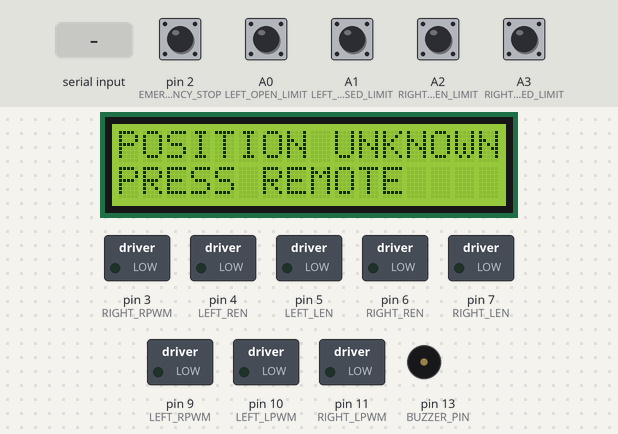
This program was run on a simulated Arduino Nano, built with avr-gcc and run on an emulated ATmega328P. Parts: 16×2 character LCD, switched loads named in the program (green lamp = pin HIGH), buzzer (waves = sounding). Wiring (inferred from the names in the program): IR receiver: data pin 8. Inputs (shaded band) come from the test bench; at power-on: A0 (LEFT_OPEN_LIMIT), A1 (LEFT_CLOSED_LIMIT), A2 (RIGHT_OPEN_LIMIT), A3 (RIGHT_CLOSED_LIMIT), pin 2 (EMERGENCY_STOP) HIGH. What the program prints to the serial monitor is not drawn.

Above: at 3.2 s.
3.3 s: "OPEN\n" received over Serial
At 4.8 s:
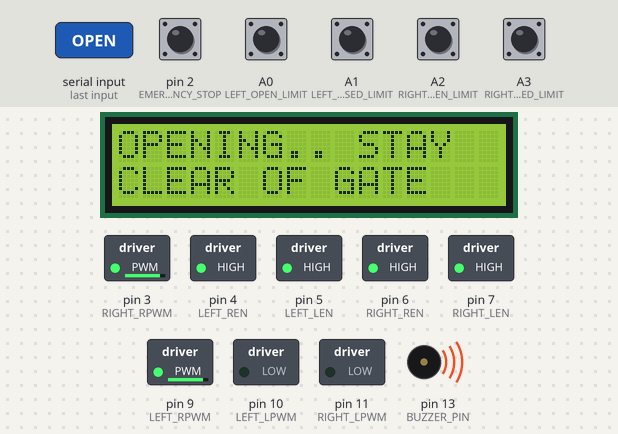
6.3 s: "CLOSE\n" received over Serial
At 6.7 s:
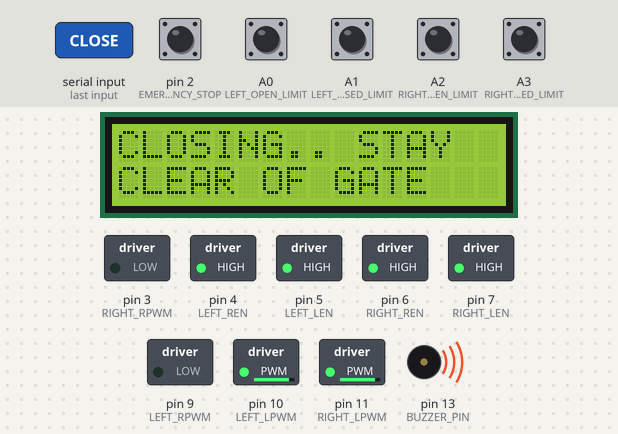
9.3 s: pin 2 (EMERGENCY_STOP) pulled LOW for 0.15 s
At 10.5 s:
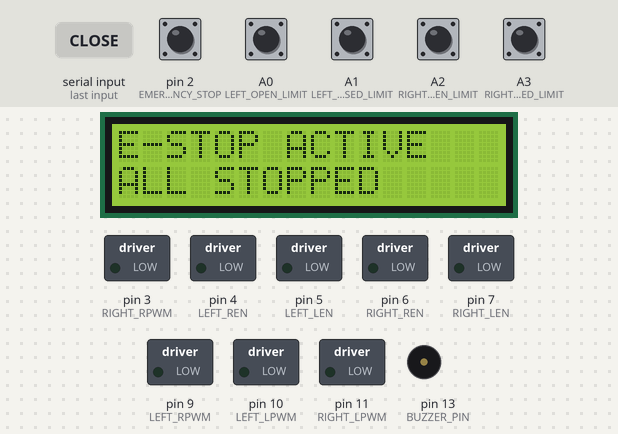
10.9 s: "STOP\n" received over Serial
At 12.1 s:
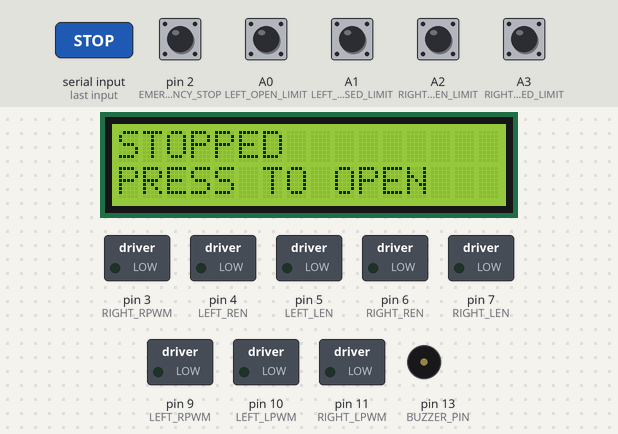
12.4 s: "STATUS\n" received over Serial
At 13.6 s:
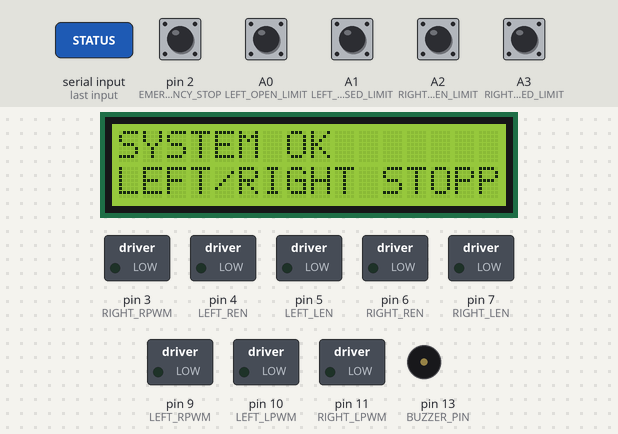
13.9 s: pin 2 (EMERGENCY_STOP) pulled LOW for 1 s
At 14.7 s:
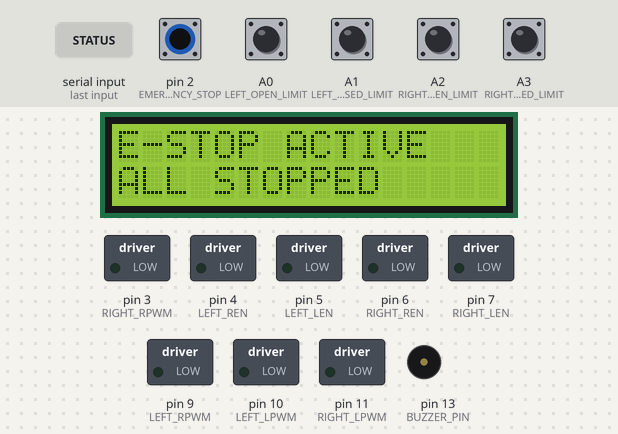
Timing chart, 0 to 16.9 s (numbered marks = the images above; inputs shaded):
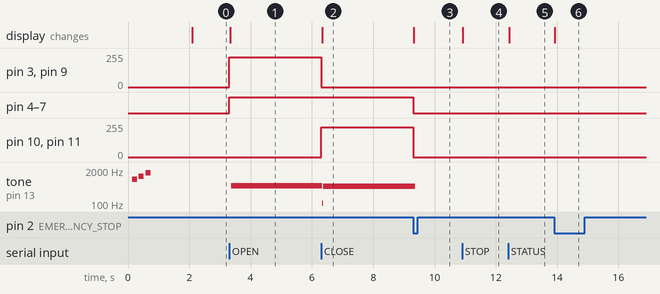

Measured:
- after the input at 3.3 s, pin 3 (RIGHT_RPWM), pin 9 (LEFT_RPWM): 0/255 → 223/255 at once; pin 4 (LEFT_REN), pin 5 (LEFT_LEN), pin 6 (RIGHT_REN), pin 7 (RIGHT_LEN): LOW → HIGH at once; tone on pin 13 (BUZZER_PIN): silent → 496 Hz after 0.07 s; the display: changes at once (image 1)
- after the input at 6.3 s, pin 3 (RIGHT_RPWM), pin 9 (LEFT_RPWM): 223/255 → 0/255 at once; pin 10 (LEFT_LPWM), pin 11 (RIGHT_LPWM): 0/255 → 223/255 at once; tone on pin 13 (BUZZER_PIN): 496 Hz → 105 Hz at once, → 475 Hz 0.04 s later; the display: changes at once (image 2)
- after the input at 9.3 s, pin 4 (LEFT_REN), pin 5 (LEFT_LEN), pin 6 (RIGHT_REN), pin 7 (RIGHT_LEN): HIGH → LOW at once; pin 10 (LEFT_LPWM), pin 11 (RIGHT_LPWM): 223/255 → 0/255 at once; the display: changes at once (image 3)
- after the input at 10.9 s, the display: changes at once (image 4)
- after the input at 12.4 s, the display: changes at once (image 5)
- after the input at 13.9 s, the display: changes at once (image 6)

The program:

main.cpp
```cpp
#include <Arduino.h>
#include <LiquidCrystal_I2C.h>
#include <string.h>

namespace {
// Pin assignments and timing.
constexpr uint16_t PWM_TOP = 799;

constexpr uint8_t LEFT_RPWM = 9;
constexpr uint8_t LEFT_LPWM = 10;
constexpr uint8_t LEFT_REN = 4;
constexpr uint8_t LEFT_LEN = 5;

constexpr uint8_t RIGHT_RPWM = 3;
constexpr uint8_t RIGHT_LPWM = 11;
constexpr uint8_t RIGHT_REN = 6;
constexpr uint8_t RIGHT_LEN = 7;

constexpr uint8_t LEFT_OPEN_LIMIT = A0;
constexpr uint8_t LEFT_CLOSED_LIMIT = A1;
constexpr uint8_t RIGHT_OPEN_LIMIT = A2;
constexpr uint8_t RIGHT_CLOSED_LIMIT = A3;
constexpr uint8_t EMERGENCY_STOP = 2;
constexpr uint8_t REMOTE_TRIGGER = 8;
constexpr uint8_t BUZZER_PIN = 13;
constexpr uint8_t LCD_I2C_ADDRESS = 0x27;
constexpr char FIRMWARE_VERSION[] = "v0.4";

constexpr uint16_t MOTOR_DUTY = 700;
constexpr uint8_t RIGHT_MOTOR_DUTY = static_cast<uint8_t>(
	(MOTOR_DUTY * 255UL + PWM_TOP / 2) / PWM_TOP);
constexpr unsigned long STATUS_INTERVAL_MS = 1000;
constexpr unsigned long REMOTE_DEBOUNCE_MS = 50;
constexpr unsigned long CLOSE_DELAY_MS = 30000;
constexpr unsigned long INTERRUPTED_CLOSE_TIMEOUT_MS = 180000;
constexpr unsigned long STARTUP_SPLASH_DURATION_MS = 2000;
constexpr unsigned long BUZZER_DURATION_MS = 3000;
constexpr unsigned long BUZZER_HALF_PERIOD_US = 1000;
// Tune to exceed the slowest full-stroke time measured under load.
constexpr unsigned long MAX_TRAVEL_MS = 60000;

// Controller state.
LiquidCrystal_I2C lcd(LCD_I2C_ADDRESS, 16, 2);
bool closeCountdownArmed = false;
unsigned long closeCountdownStarted = 0;
unsigned long lastCountdownSecond = 0;
bool closedStatusDisplayed = false;
bool emergencyStopDisplayed = false;
bool emergencyStopWasActive = false;
bool emergencyStopCloseArmed = false;
unsigned long emergencyStopReleasedAt = 0;
bool travelFaultActive = false;
bool travelFaultDisplayed = false;
unsigned long buzzerStartedAt = 0;
unsigned long nextBuzzerToggleAt = 0;
bool buzzerState = false;

enum class Direction : uint8_t { Stopped, Opening, Closing };
Direction pausedRemoteDirection = Direction::Stopped;
unsigned long remotePauseStartedAt = 0;

struct Gate {
	uint8_t rpwm;
	uint8_t lpwm;
	uint8_t ren;
	uint8_t len;
	uint8_t openLimit;
	uint8_t closedLimit;
	Direction direction;
	unsigned long movementStartedAt;

	Gate(uint8_t rpwmPin, uint8_t lpwmPin, uint8_t renPin, uint8_t lenPin,
			 uint8_t openLimitPin, uint8_t closedLimitPin)
			: rpwm(rpwmPin),
				lpwm(lpwmPin),
				ren(renPin),
				len(lenPin),
				openLimit(openLimitPin),
				closedLimit(closedLimitPin),
				direction(Direction::Stopped),
				movementStartedAt(0) {}
};

Gate leftActuator{LEFT_RPWM, LEFT_LPWM, LEFT_REN, LEFT_LEN,
					 LEFT_OPEN_LIMIT, LEFT_CLOSED_LIMIT};
Gate rightActuator{RIGHT_RPWM, RIGHT_LPWM, RIGHT_REN, RIGHT_LEN,
					 RIGHT_OPEN_LIMIT, RIGHT_CLOSED_LIMIT};

// Hardware inputs and motor outputs.
bool limitActive(uint8_t pin) {
	return digitalRead(pin) == LOW;
}

bool emergencyStopActive() {
	return limitActive(EMERGENCY_STOP);
}

void configurePwm() {
	TCCR1A = _BV(COM1A1) | _BV(COM1B1) | _BV(WGM11);
	TCCR1B = _BV(WGM13) | _BV(WGM12) | _BV(CS10);
	ICR1 = PWM_TOP;
	OCR1A = 0;
	OCR1B = 0;

	TCCR2A = _BV(COM2A1) | _BV(COM2B1) | _BV(WGM20);
	TCCR2B = _BV(CS20);
	OCR2A = 0;
	OCR2B = 0;
}

void stopBuzzers() {
	digitalWrite(BUZZER_PIN, LOW);
	buzzerState = false;
	buzzerStartedAt = 0;
}

void playStartupTone(uint16_t frequencyHz, uint16_t durationMs) {
	unsigned long halfPeriodUs = 500000UL / frequencyHz;
	unsigned long startedAt = micros();
	unsigned long nextToggleAt = startedAt;
	bool toneState = false;

	while (micros() - startedAt < static_cast<unsigned long>(durationMs) * 1000UL) {
		unsigned long now = micros();
		if (now - nextToggleAt >= halfPeriodUs) {
			toneState = !toneState;
			digitalWrite(BUZZER_PIN, toneState ? HIGH : LOW);
			nextToggleAt += halfPeriodUs;
		}
	}

	digitalWrite(BUZZER_PIN, LOW);
}

void playStartupChime() {
	const uint16_t frequencies[] = {880, 1175, 1568};
	for (uint8_t i = 0; i < sizeof(frequencies) / sizeof(frequencies[0]); ++i) {
		playStartupTone(frequencies[i], 140);
		delay(80);
	}
}

void stopGate(Gate& gate) {
	if (gate.rpwm == LEFT_RPWM) {
		OCR1A = 0;
		OCR1B = 0;
	} else {
		OCR2A = 0;
		OCR2B = 0;
	}

	digitalWrite(gate.ren, LOW);
	digitalWrite(gate.len, LOW);
	gate.direction = Direction::Stopped;
	gate.movementStartedAt = 0;
}

bool driveGate(Gate& gate, Direction direction) {
	if (emergencyStopActive() || travelFaultActive) {
		stopGate(gate);
		return false;
	}

	if ((direction == Direction::Opening && limitActive(gate.openLimit)) ||
			(direction == Direction::Closing && limitActive(gate.closedLimit))) {
		stopGate(gate);
		return false;
	}

	stopGate(gate);
	digitalWrite(gate.ren, HIGH);
	digitalWrite(gate.len, HIGH);

	if (gate.rpwm == LEFT_RPWM) {
		if (direction == Direction::Opening) {
			OCR1A = MOTOR_DUTY;
		} else {
			OCR1B = MOTOR_DUTY;
		}
	} else if (direction == Direction::Opening) {
		OCR2B = RIGHT_MOTOR_DUTY;
	} else {
		OCR2A = RIGHT_MOTOR_DUTY;
	}

	gate.direction = direction;
	gate.movementStartedAt = millis();
	closedStatusDisplayed = false;
	return true;
}

void stopAll() {
	closeCountdownArmed = false;
	closeCountdownStarted = 0;
	stopGate(leftActuator);
	stopGate(rightActuator);
	stopBuzzers();
}

uint8_t driveBoth(Direction direction) {
	if (emergencyStopActive() || travelFaultActive) {
		return 0;
	}

	if (direction == Direction::Opening) {
		closeCountdownArmed = true;
		closeCountdownStarted = 0;
	} else if (direction == Direction::Closing) {
		closeCountdownArmed = false;
		closeCountdownStarted = 0;
	}
	uint8_t startedCount = 0;
	if (driveGate(leftActuator, direction)) {
		++startedCount;
	}
	if (driveGate(rightActuator, direction)) {
		++startedCount;
	}
	if (startedCount > 0) {
		buzzerStartedAt = millis();
	}
	return startedCount;
}

bool eitherGateMoving() {
	return leftActuator.direction != Direction::Stopped ||
				 rightActuator.direction != Direction::Stopped;
}

bool bothGatesOpen() {
	return limitActive(leftActuator.openLimit) && limitActive(rightActuator.openLimit);
}

bool bothGatesClosed() {
	return limitActive(leftActuator.closedLimit) && limitActive(rightActuator.closedLimit);
}

// Movement warning buzzer.
void updateBuzzers() {
	if (!eitherGateMoving() || millis() - buzzerStartedAt >= BUZZER_DURATION_MS) {
		stopBuzzers();
		return;
	}

	unsigned long now = micros();
	if (static_cast<long>(now - nextBuzzerToggleAt) >= 0) {
		buzzerState = !buzzerState;
		digitalWrite(BUZZER_PIN, buzzerState ? HIGH : LOW);
		nextBuzzerToggleAt = now + BUZZER_HALF_PERIOD_US;
	}
}

// LCD status display.
void printUppercaseText(const char* text) {
	while (*text != '\0') {
		char character = *text++;
		if (character >= 'a' && character <= 'z') {
			character = static_cast<char>(character - 'a' + 'A');
		}
		lcd.write(static_cast<uint8_t>(character));
	}
}

void showMessage(const char* line1, const char* line2) {
	emergencyStopDisplayed = false;
	travelFaultDisplayed = false;
	lcd.clear();
	lcd.setCursor(0, 0);
	printUppercaseText(line1);
	lcd.setCursor(0, 1);
	printUppercaseText(line2);
}

void showClosedStatus() {
	closedStatusDisplayed = true;
	showMessage("CLOSED", "READY");
}

void showOpeningStatus() {
	closedStatusDisplayed = false;
	showMessage("OPENING.. STAY", "CLEAR OF GATE");
}

void showClosingStatus() {
	closedStatusDisplayed = false;
	showMessage("CLOSING.. STAY ", "CLEAR OF GATE");
}

void showEmergencyStopStatus() {
	closedStatusDisplayed = false;
	showMessage("E-STOP ACTIVE", "ALL STOPPED");
	emergencyStopDisplayed = true;
}

void showTravelFaultStatus() {
	closedStatusDisplayed = false;
	showMessage("TRAVEL TIMEOUT", "RESTART ARDUINO");
	travelFaultDisplayed = true;
}

void showCloseCountdown(unsigned long secondsRemaining) {
	char countdownLine[17];
	snprintf(countdownLine, sizeof(countdownLine), "CLOSING IN %2lu", secondsRemaining);
	showMessage(countdownLine, "PRESS TO CLOSE");
}

// Motion requests and RF button handling.
void commandMotion(Direction direction) {
	uint8_t startedCount = driveBoth(direction);
	if (emergencyStopActive()) {
		showEmergencyStopStatus();
		Serial.println(F("Blocked: E-stop active"));
		return;
	}
	if (travelFaultActive) {
		showTravelFaultStatus();
		Serial.println(F("Blocked: travel fault; inspect then restart Arduino"));
		return;
	}
	if (startedCount == 0) {
		if (direction == Direction::Opening && bothGatesOpen()) {
			showCloseCountdown(30);
			Serial.println(F("Already open; close countdown armed"));
		} else if (direction == Direction::Closing && bothGatesClosed()) {
			showClosedStatus();
			Serial.println(F("Already closed"));
		} else {
			showMessage("LIMIT ACTIVE", "NO MOTION");
			Serial.println(F("Blocked: target limit active"));
		}
		return;
	}
	if (startedCount == 1) {
		showMessage(direction == Direction::Opening ? "ONE GATE OPENING" : "ONE GATE CLOSING",
					"CHECK LIMIT SW");
		if (direction == Direction::Opening) {
			Serial.println(F("Partial opening: one gate is at its limit"));
		} else {
			Serial.println(F("Partial closing: one gate is at its limit"));
		}
		return;
	}

	if (direction == Direction::Opening) {
		showOpeningStatus();
		Serial.println(F("Opening"));
	} else {
		showClosingStatus();
		Serial.println(F("Closing"));
	}
}

void beginClosing() {
	commandMotion(Direction::Closing);
}

void printStatus() {
	Serial.print(F("E-stop="));
	Serial.print(emergencyStopActive() ? F("ACTIVE") : F("OK"));
	Serial.print(F(" LEFT="));
	Serial.print(static_cast<uint8_t>(leftActuator.direction));
	Serial.print(F(" RIGHT="));
	Serial.println(static_cast<uint8_t>(rightActuator.direction));
	Serial.print(F("Travel fault="));
	Serial.println(travelFaultActive ? F("ACTIVE") : F("NONE"));

	if (emergencyStopActive()) {
		showEmergencyStopStatus();
	} else if (travelFaultActive) {
		showTravelFaultStatus();
	} else {
		showMessage("System OK",
					leftActuator.direction == Direction::Stopped && rightActuator.direction == Direction::Stopped
						? "Left/right stopped"
						: "Left/right moving");
	}
}

void processCommandLine(const char* command) {
	if (strcmp(command, "OPEN") == 0) {
		pausedRemoteDirection = Direction::Stopped;
		remotePauseStartedAt = 0;
		commandMotion(Direction::Opening);
	} else if (strcmp(command, "CLOSE") == 0) {
		pausedRemoteDirection = Direction::Stopped;
		remotePauseStartedAt = 0;
		commandMotion(Direction::Closing);
	} else if (strcmp(command, "STOP") == 0) {
		pausedRemoteDirection = Direction::Stopped;
		remotePauseStartedAt = 0;
		stopAll();
		if (emergencyStopActive()) {
			showEmergencyStopStatus();
		} else if (travelFaultActive) {
			showTravelFaultStatus();
		} else {
			showMessage("STOPPED", "PRESS TO OPEN");
		}
		Serial.println(F("Stopped"));
	} else if (strcmp(command, "STATUS") == 0) {
		printStatus();
	} else if (strcmp(command, "RESET") == 0) {
		if (emergencyStopActive()) {
			showEmergencyStopStatus();
			Serial.println(F("Reset refused: E-stop active"));
		} else if (eitherGateMoving()) {
			Serial.println(F("Reset refused: stop motion first"));
		} else if (travelFaultActive) {
			travelFaultActive = false;
			travelFaultDisplayed = false;
			showMessage("FAULT CLEARED", "CHECK BEFORE RUN");
			Serial.println(F("Travel fault cleared; inspect gate and limit switches"));
		} else {
			Serial.println(F("No travel fault to reset"));
		}
	} else {
		Serial.println(F("Commands: OPEN, CLOSE, STOP, STATUS, RESET"));
	}
}

void processCommand() {
	static char commandBuffer[16];
	static uint8_t commandLength = 0;
	static bool commandOverflow = false;

	while (Serial.available() > 0) {
		char character = static_cast<char>(Serial.read());
		if (character == '\r' || character == '\n') {
			if (commandOverflow) {
				Serial.println(F("Command too long"));
			} else if (commandLength > 0) {
				commandBuffer[commandLength] = '\0';
				processCommandLine(commandBuffer);
			}
			commandLength = 0;
			commandOverflow = false;
			continue;
		}

		if (commandOverflow) {
			continue;
		}
		if (commandLength >= sizeof(commandBuffer) - 1) {
			commandOverflow = true;
			continue;
		}
		if (character >= 'a' && character <= 'z') {
			character = static_cast<char>(character - 'a' + 'A');
		}
		commandBuffer[commandLength++] = character;
	}
}

void handleRemoteTrigger() {
	static bool lastSignal = digitalRead(REMOTE_TRIGGER);
	static unsigned long lastChange = 0;
	bool signal = digitalRead(REMOTE_TRIGGER);
	unsigned long now = millis();

	if (signal != lastSignal && now - lastChange >= REMOTE_DEBOUNCE_MS) {
		lastSignal = signal;
		lastChange = now;
		if (signal == LOW) {
			if (emergencyStopCloseArmed) {
				emergencyStopCloseArmed = false;
				pausedRemoteDirection = Direction::Stopped;
				remotePauseStartedAt = 0;
				Serial.println(F("RF press; closing without E-stop release delay"));
				beginClosing();
			} else if (eitherGateMoving()) {
				pausedRemoteDirection =
					leftActuator.direction != Direction::Stopped
						? leftActuator.direction
						: rightActuator.direction;
				remotePauseStartedAt = now;
				stopAll();
				showMessage(pausedRemoteDirection == Direction::Opening
								? "PAUSED OPENING"
								: "PAUSED CLOSING",
							"PRESS TO RESUME");
			} else if (pausedRemoteDirection != Direction::Stopped) {
				if (emergencyStopActive() || travelFaultActive) {
					remotePauseStartedAt = now;
					commandMotion(pausedRemoteDirection);
				} else {
					Direction resumeDirection = pausedRemoteDirection;
					pausedRemoteDirection = Direction::Stopped;
					remotePauseStartedAt = 0;
					commandMotion(resumeDirection);
				}
			} else if (bothGatesOpen()) {
				closeCountdownArmed = false;
				closeCountdownStarted = 0;
				commandMotion(Direction::Closing);
			} else {
				commandMotion(Direction::Opening);
			}
		}
	}
}

void updateEmergencyStopReleaseTimer() {
	bool active = emergencyStopActive();
	if (active) {
		emergencyStopWasActive = true;
		emergencyStopCloseArmed = false;
		return;
	}

	if (emergencyStopWasActive) {
		emergencyStopWasActive = false;
		emergencyStopCloseArmed = true;
		emergencyStopReleasedAt = millis();
	}
}

void updateEmergencyStopClose() {
	if (!emergencyStopCloseArmed || emergencyStopActive()) {
		return;
	}

	if (bothGatesClosed()) {
		emergencyStopCloseArmed = false;
		return;
	}

	if (millis() - emergencyStopReleasedAt < INTERRUPTED_CLOSE_TIMEOUT_MS) {
		return;
	}

	emergencyStopCloseArmed = false;
	pausedRemoteDirection = Direction::Stopped;
	remotePauseStartedAt = 0;
	Serial.println(F("E-stop release timeout; closing"));
	beginClosing();
}

void updatePausedRemoteTimeout() {
	if (pausedRemoteDirection == Direction::Stopped) {
		return;
	}

	if (bothGatesClosed()) {
		pausedRemoteDirection = Direction::Stopped;
		remotePauseStartedAt = 0;
		return;
	}

	if (emergencyStopActive() || travelFaultActive ||
			millis() - remotePauseStartedAt < INTERRUPTED_CLOSE_TIMEOUT_MS) {
		return;
	}

	pausedRemoteDirection = Direction::Stopped;
	remotePauseStartedAt = 0;
	Serial.println(F("Paused motion timeout; closing"));
	beginClosing();
}

// Safety enforcement and automatic movement timers.
void enforceSafety() {
	if (emergencyStopActive()) {
		stopAll();
		if (!emergencyStopDisplayed) {
			showEmergencyStopStatus();
			Serial.println(F("E-stop active; all motion stopped"));
		}
		return;
	}
	emergencyStopDisplayed = false;

	if (travelFaultActive) {
		if (!travelFaultDisplayed) {
			showTravelFaultStatus();
		}
		return;
	}
	travelFaultDisplayed = false;

	if (leftActuator.direction == Direction::Opening && limitActive(leftActuator.openLimit)) {
		stopGate(leftActuator);
	} else if (leftActuator.direction == Direction::Closing && limitActive(leftActuator.closedLimit)) {
		stopGate(leftActuator);
	}

	if (rightActuator.direction == Direction::Opening && limitActive(rightActuator.openLimit)) {
		stopGate(rightActuator);
	} else if (rightActuator.direction == Direction::Closing && limitActive(rightActuator.closedLimit)) {
		stopGate(rightActuator);
	}

	unsigned long now = millis();
	bool leftTimedOut = leftActuator.direction != Direction::Stopped &&
						now - leftActuator.movementStartedAt >= MAX_TRAVEL_MS;
	bool rightTimedOut = rightActuator.direction != Direction::Stopped &&
						 now - rightActuator.movementStartedAt >= MAX_TRAVEL_MS;
	if (leftTimedOut || rightTimedOut) {
		travelFaultActive = true;
		stopAll();
		showTravelFaultStatus();
		Serial.println(F("Travel timeout; motion stopped. Inspect, then restart Arduino"));
		return;
	}

	if (bothGatesClosed() && !closedStatusDisplayed) {
		showClosedStatus();
		Serial.println(F("closed."));
	}
}

void updateAutomaticClose() {
	if (!closeCountdownArmed || !bothGatesOpen()) {
		return;
	}

	unsigned long now = millis();
	if (closeCountdownStarted == 0) {
		closeCountdownStarted = now;
		lastCountdownSecond = 30;
		showCloseCountdown(30);
		Serial.println(F("Closing in 30"));
	}

	unsigned long elapsed = now - closeCountdownStarted;
	if (elapsed >= CLOSE_DELAY_MS) {
		closeCountdownArmed = false;
		closeCountdownStarted = 0;
		beginClosing();
		return;
	}

	unsigned long secondsRemaining = (CLOSE_DELAY_MS - elapsed + 999) / 1000;
	if (secondsRemaining != lastCountdownSecond) {
		lastCountdownSecond = secondsRemaining;
		showCloseCountdown(secondsRemaining);
		Serial.print(F("Closing in "));
		Serial.println(secondsRemaining);
	}
}

}

// Arduino lifecycle.
void setup() {
	pinMode(LEFT_RPWM, OUTPUT);
	pinMode(LEFT_LPWM, OUTPUT);
	pinMode(LEFT_REN, OUTPUT);
	pinMode(LEFT_LEN, OUTPUT);
	pinMode(RIGHT_RPWM, OUTPUT);
	pinMode(RIGHT_LPWM, OUTPUT);
	pinMode(RIGHT_REN, OUTPUT);
	pinMode(RIGHT_LEN, OUTPUT);
	pinMode(BUZZER_PIN, OUTPUT);

	pinMode(LEFT_OPEN_LIMIT, INPUT_PULLUP);
	pinMode(LEFT_CLOSED_LIMIT, INPUT_PULLUP);
	pinMode(RIGHT_OPEN_LIMIT, INPUT_PULLUP);
	pinMode(RIGHT_CLOSED_LIMIT, INPUT_PULLUP);
	pinMode(EMERGENCY_STOP, INPUT_PULLUP);
	pinMode(REMOTE_TRIGGER, INPUT_PULLUP);

	emergencyStopWasActive = emergencyStopActive();
	configurePwm();
	stopAll();
	Serial.begin(115200);
	lcd.init();
	lcd.backlight();
	unsigned long splashStartedAt = millis();
	lcd.clear();
	lcd.setCursor(0, 0);
	lcd.print(F("North Gate v0.4"));
	lcd.setCursor(0, 1);
	lcd.print(F("-Nathan Rasbold"));
	playStartupChime();
	unsigned long splashElapsed = millis() - splashStartedAt;
	if (splashElapsed < STARTUP_SPLASH_DURATION_MS) {
		delay(STARTUP_SPLASH_DURATION_MS - splashElapsed);
	}
	showMessage("POSITION UNKNOWN", "PRESS REMOTE");
	Serial.print(F("North gate controller "));
	Serial.print(FIRMWARE_VERSION);
	Serial.println(F(" ready"));
	Serial.println(F("Remote: press to pause/resume motion"));
	Serial.println(F("Serial commands: OPEN, CLOSE, STOP, STATUS, RESET"));
}

void loop() {
	// Read requests before enforcing limits and automatic movement.
	updateEmergencyStopReleaseTimer();
	handleRemoteTrigger();
	processCommand();
	enforceSafety();
	updateAutomaticClose();
	updateEmergencyStopClose();
	updatePausedRemoteTimeout();
	updateBuzzers();

	// Periodic diagnostic output.
	static unsigned long lastStatus = 0;
	if (millis() - lastStatus >= STATUS_INTERVAL_MS) {
		lastStatus = millis();
		if (emergencyStopActive()) {
			Serial.println(F("E-stop active"));
		}
	}
}
```
